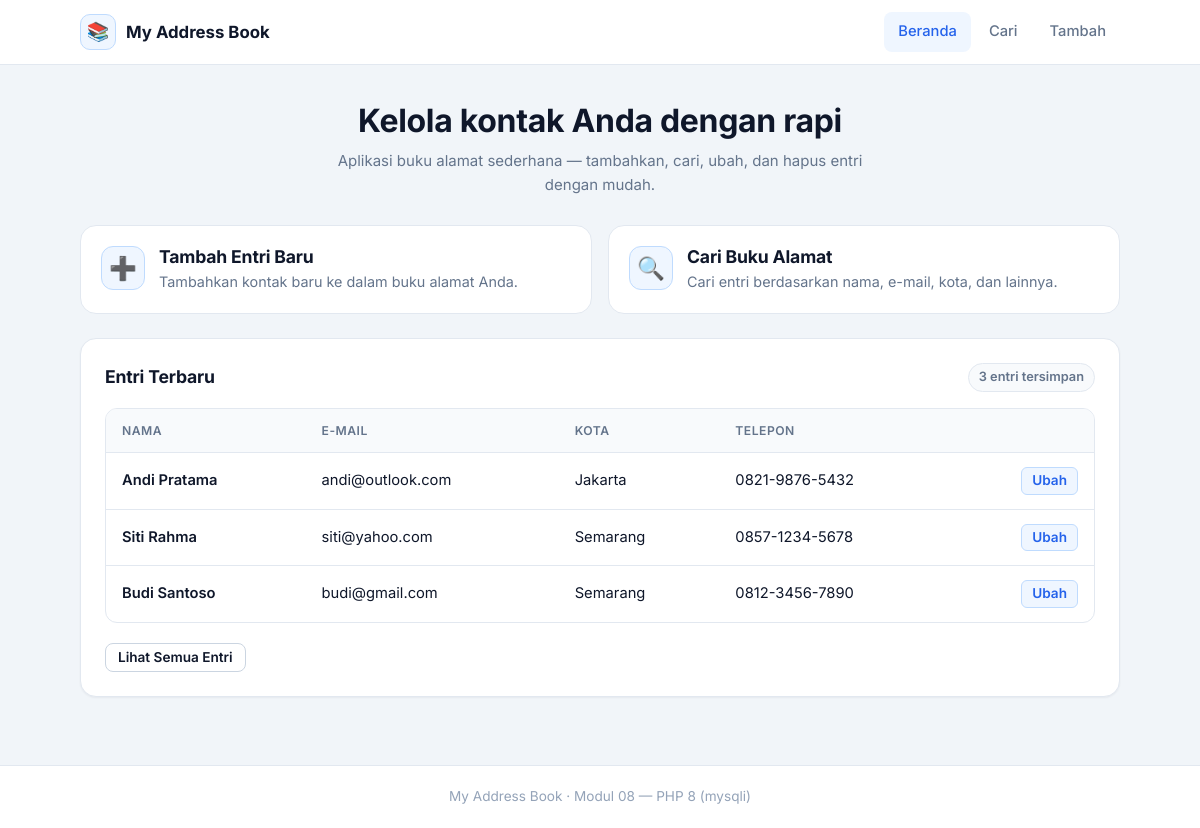
Screenshot of /main.php with the database file from the repository.
### tables this page shows
CREATE TABLE IF NOT EXISTS addrbook (
    Rowid       INT AUTO_INCREMENT PRIMARY KEY,
    Name        VARCHAR(100) NOT NULL,
    Email       VARCHAR(100) NOT NULL,
    City        VARCHAR(50),
    Description TEXT,
    Telephone   VARCHAR(20),
    created_at  TIMESTAMP NOT NULL DEFAULT CURRENT_TIMESTAMP,
    updated_at  TIMESTAMP NOT NULL DEFAULT CURRENT_TIMESTAMP
                ON UPDATE CURRENT_TIMESTAMP
);

### main.php (the view, shortened to what this page needs)
<?php
require 'common.php';
$link = db_connect();
$recent = [];
if ($res = mysqli_query($link, 'SELECT Rowid, Name, Email, City, Telephone FROM ' . DB_TABLE . ' ORDER BY Rowid DESC LIMIT 5')) {
    while ($row = mysqli_fetch_assoc($res)) {
        $recent[] = $row;
    }
}
$count = 0;
if ($res = mysqli_query($link, 'SELECT COUNT(*) AS total FROM ' . DB_TABLE)) {
    $count = (int) mysqli_fetch_assoc($res)['total'];
}
?>
<div class="hero">
    <h1 class="hero-title">Kelola kontak Anda dengan rapi</h1>
    <p class="hero-sub">Aplikasi buku alamat sederhana — tambahkan, cari, ubah, dan hapus entri dengan mudah.</p>
</div>
<div class="action-grid">
    <a href="add.php" class="action-card">
        <span class="icon">&#10133;</span>
        <span>
            <h3>Tambah Entri Baru</h3>
            <p>Tambahkan kontak baru ke dalam buku alamat Anda.</p>
        </span>
    </a>
    <a href="search.php" class="action-card">
        <span class="icon">&#128269;</span>
        <span>
            <h3>Cari Buku Alamat</h3>
            <p>Cari entri berdasarkan nama, e-mail, kota, dan lainnya.</p>
        </span>
    </a>
</div>
<div class="card">
    <div class="card-head">
        <h3>Entri Terbaru</h3>
        <span class="chip"><?= $count ?> entri tersimpan</span>
    </div>
    <?php if (!$recent): ?>
        <div class="empty">
            <div class="empty-icon">&#128220;</div>
            <h3>Belum ada data</h3>
            <p>Mulai dengan menambahkan entri pertama Anda.</p>
            <a href="add.php" class="btn btn-primary">Tambah Entri</a>
        </div>
    <?php else: ?>
        <div class="table-wrap">
            <table class="table">
                <thead>
                    <tr><th>Nama</th><th>E-mail</th><th>Kota</th><th>Telepon</th><th></th></tr>
                </thead>
                <tbody>
                <?php foreach ($recent as $r): ?>
                    <tr>
                        <td class="cell-main"><?= e($r['Name']) ?></td>
                        <td><?= e($r['Email']) ?></td>
                        <td><?= e($r['City']) ?></td>
                        <td><?= e($r['Telephone']) ?></td>
                        <td style="text-align:right;">
                            <a class="btn-link" href="modify.php?rowid=<?= (int) $r['Rowid'] ?>">Ubah</a>
                        </td>
                    </tr>
                <?php endforeach; ?>
                </tbody>
            </table>
        </div>
        <div class="form-actions">
            <a href="search.php" class="btn btn-secondary btn-sm">Lihat Semua Entri</a>
        </div>
    <?php endif; ?>
</div>

### assets/style.css (style rules this page uses)
:root { --font-sans: 'Inter', -apple-system, BlinkMacSystemFont, 'Segoe UI', Roboto, Helvetica, Arial, sans-serif; --bg: #f1f5f9; --surface: #ffffff; --surface-2: #f8fafc; --border: #e2e8f0; --border-strong: #cbd5e1; --text: #0f172a; --text-muted: #64748b; --text-subtle: #94a3b8; --primary: #2563eb; --primary-hover: #1d4ed8; --primary-soft: #eff6ff; --primary-border: #bfdbfe; --success: #16a34a; --success-soft: #f0fdf4; --success-border: #bbf7d0; --danger: #dc2626; --danger-hover: #b91c1c; --danger-soft: #fef2f2; --danger-border: #fecaca; --warning: #d97706; --warning-soft: #fffbeb; --warning-border: #fde68a; --info: #0284c7; --info-soft: #f0f9ff; --info-border: #bae6fd; --radius: 12px; --radius-sm: 8px; --radius-lg: 16px; --shadow-sm: 0 1px 2px rgba(15, 23, 42, .05); --shadow: 0 1px 3px rgba(15, 23, 42, .08), 0 1px 2px rgba(15, 23, 42, .04); --shadow-lg: 0 10px 30px -12px rgba(15, 23, 42, .25); --ring: 0 0 0 3px rgba(37, 99, 235, .22); }
* { box-sizing: border-box; }
html { -webkit-text-size-adjust: 100%; }
body { margin: 0; font-family: var(--font-sans); background: var(--bg); color: var(--text); line-height: 1.6; font-size: 15px; -webkit-font-smoothing: antialiased; display: flex; flex-direction: column; min-height: 100vh; }
a { color: var(--primary); text-decoration: none; }
h1, h2, h3, h4 { line-height: 1.25; font-weight: 700; letter-spacing: -0.01em; margin: 0 0 .5em; }
h1 { font-size: 1.75rem; }
h3 { font-size: 1.1rem; }
p { margin: 0 0 1em; }
.card { background: var(--surface); border: 1px solid var(--border); border-radius: var(--radius-lg); box-shadow: var(--shadow-sm); padding: 24px; margin-bottom: 20px; }
.card-head { display: flex; justify-content: space-between; align-items: center; gap: 12px; margin-bottom: 16px; }
.card-head h3 { margin: 0; }
.btn { display: inline-flex; align-items: center; justify-content: center; gap: 8px; font: 600 .92rem/1 var(--font-sans); padding: 10px 18px; border-radius: var(--radius-sm); border: 1px solid transparent; cursor: pointer; transition: background .15s ease, border-color .15s ease, box-shadow .15s ease, transform .05s ease; text-decoration: none; white-space: nowrap; }
.btn-secondary { background: var(--surface); border-color: var(--border-strong); color: var(--text); }
.btn-sm { padding: 7px 12px; font-size: .85rem; }
.btn-link { display: inline-flex; align-items: center; gap: 4px; font: 600 .85rem/1 var(--font-sans); padding: 6px 10px; border-radius: 6px; color: var(--primary); background: var(--primary-soft); border: 1px solid var(--primary-border); text-decoration: none; transition: background .15s; }
.form-actions { display: flex; gap: 10px; margin-top: 20px; }
.table-wrap { overflow-x: auto; border: 1px solid var(--border); border-radius: var(--radius); }
.table { width: 100%; border-collapse: collapse; font-size: .92rem; }
.table th { text-align: left; font-weight: 600; font-size: .76rem; text-transform: uppercase; letter-spacing: .04em; color: var(--text-muted); background: var(--surface-2); padding: 12px 16px; border-bottom: 1px solid var(--border); }
.table td { padding: 14px 16px; border-bottom: 1px solid var(--border); vertical-align: middle; }
.table tbody tr:last-child td { border-bottom: 0; }
.table .cell-main { font-weight: 600; }
.chip { display: inline-flex; align-items: center; gap: 6px; font-size: .8rem; font-weight: 600; padding: 3px 10px; border-radius: 999px; background: var(--surface-2); border: 1px solid var(--border); color: var(--text-muted); }
.hero { text-align: center; padding: 8px 0 4px; }
.hero .hero-title { font-size: 2rem; margin-bottom: 8px; }
.hero .hero-sub { color: var(--text-muted); max-width: 560px; margin: 0 auto 24px; }
.action-grid { display: grid; grid-template-columns: repeat(2, 1fr); gap: 16px; margin-bottom: 24px; }
.action-card { display: flex; gap: 14px; align-items: flex-start; background: var(--surface); border: 1px solid var(--border); border-radius: var(--radius-lg); padding: 20px; text-decoration: none; color: var(--text); transition: border-color .15s, box-shadow .15s, transform .12s; }
.action-card .icon { flex-shrink: 0; display: grid; place-items: center; width: 44px; height: 44px; border-radius: 12px; background: var(--primary-soft); border: 1px solid var(--primary-border); font-size: 1.4rem; }
.action-card h3 { margin: 0 0 2px; }
.action-card p { margin: 0; color: var(--text-muted); font-size: .9rem; }

### rows the page displays
addrbook: Name "Andi Pratama", Email "andi@outlook.com", City "Jakarta", Telephone "0821-9876-5432"
addrbook: Name "Siti Rahma", Email "siti@yahoo.com", City "Semarang", Telephone "0857-1234-5678"
addrbook: Name "Budi Santoso", Email "budi@gmail.com", City "Semarang", Telephone "0812-3456-7890"

### other values shown
$count "3"
